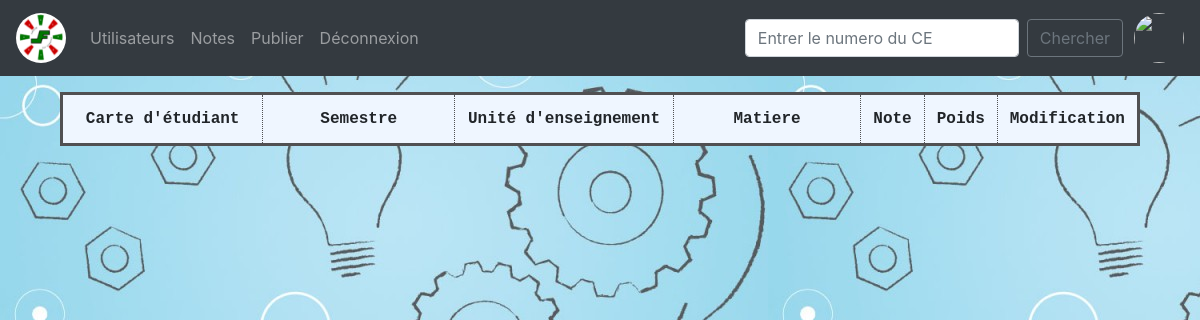
Before: /shownote/ (signed in) with the older database file.
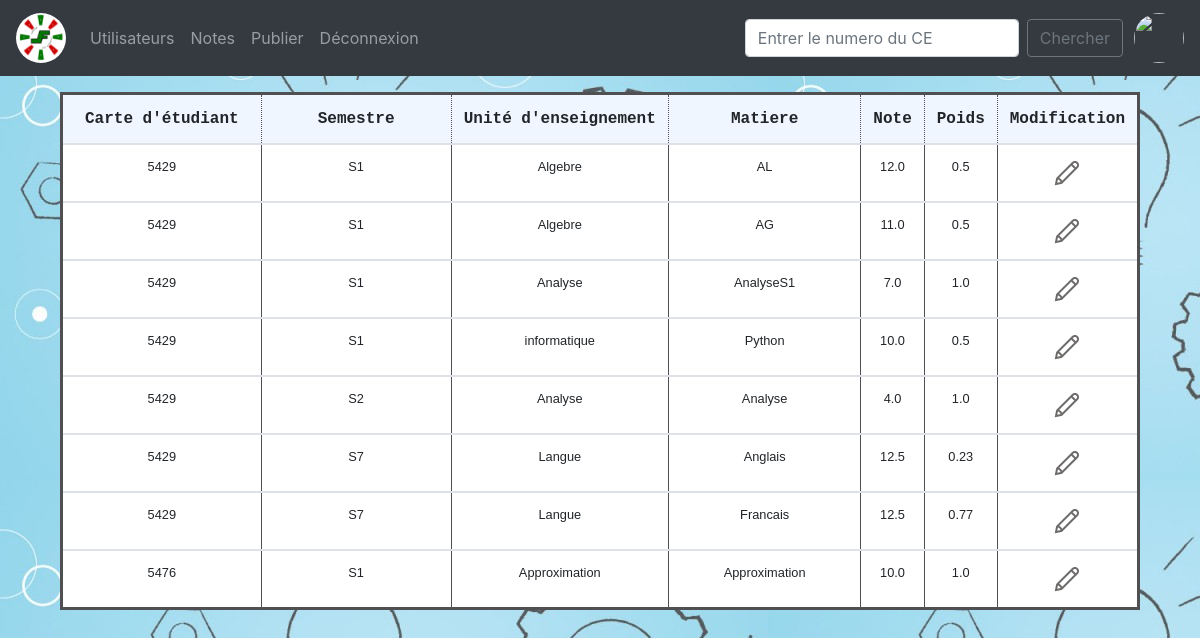
After: the same page with the newer database file.
### blog/models.py (models this page shows, shortened)
class Note_User(models.Model):
    Semestre = models.CharField(max_length=3, choices = semestre, null=True)
    Nom_UE = models.CharField(max_length = 20, verbose_name = "Unité d'enseignement",null=True)
    Nom_Mat = models.CharField(max_length = 30, verbose_name = "Matieres",null=True)
    Note = models.FloatField(max_length = 10, verbose_name = "Note",null=True)
    Poids_Mat = models.FloatField(max_length = 10, verbose_name = "Poids Matieres", null = True)
    Validation_UE = models.BooleanField(default = False)
    Validation_Semestre = models.BooleanField(default = False)
    Us = models.ForeignKey(User, on_delete=models.CASCADE, verbose_name="L'étudiant")

### blog/views.py (the view)
# urls.py: path('shownote/', Shownote),
@login_required(login_url = '../login/')
def Shownote(request):
    if request.user.is_staff:
        user_notes = Note_User.objects.all().order_by('Us', 'Semestre')
        if request.method == "POST":
            rech = request.POST['rech']
            user_notes = Note_User.objects.filter(Us__username__icontains = f"{rech}").order_by('Semestre')
            return render(request, 'blog/admin/shownote.html', locals())
        else:
            return render(request, 'blog/admin/shownote.html', locals())
    else:
        return redirect(main)

### blog/templates/blog/admin/shownote.html (shortened to what this page needs)
{% extends 'blog/signup.html' %}
{% load static %}
{% block 'css' %}
    <link rel="stylesheet" href="{% static 'css/note.css' %}">
    <link rel="stylesheet" href="{% static 'css/signup.css' %}">
{% endblock %}
{% block 'navbar' %}
<nav class="navbar navbar-expand-md navbar-dark bg-dark">
      <a class="navbar-brand" href="#"><img src="{% static 'images/FAC.PNG' %}" alt="Logo Sciences" class="rounded-circle" style="width: 50px; height: 50px;"></a>
      <div class="collapse navbar-collapse" id="navbarCollapse">
        <ul class="navbar-nav mr-auto">
          <li class="nav-item">
            <a class="nav-link" href="../showuser">Utilisateurs</a>
          </li>
          <li class="nav-item">
            <a class="nav-link" href="../shownote">Notes</a>
          </li>
          <li class="nav-item">
            <a class="nav-link" href="../publier">Publier</a>
          </li>
          <li class="nav-item">
            <a class="nav-link" href="../logout">Déconnexion</a>
          </li>
        </ul>
        <form class="form-inline mt-2 mt-md-0" method="POST">
          <input class="form-control mr-sm-2" type="text" placeholder="Entrer le numero du CE" aria-label="Search" name="rech">
          <button class="btn btn-outline-secondary my-2 my-sm-0" type="submit" value="Rechercher">Chercher</button>
        </form>
        <div class="form-inline mt-2 mt-md-0" style="margin-left: 1%;">
          <span><img src="{{request.user.profil.avatar.url}}"  style="width: 50px; height: 50px;" class="rounded-circle"></span>
        </div>
      </div>
</nav>
{% endblock %}
{% block 'formulaire' %}
  <div style="display: inline;">
    <div class="table-responsive-md">
      <table class="table">
        <thead>
          <tr>
            <th>Carte d'étudiant</th>
            <th>Semestre</th>
            <th>Unité d'enseignement</th>
            <th>Matiere</th>
            <th>Note</th>
            <th>Poids</th>
            <th>Modification</th>
          </tr>
        </thead>
        {% for i in user_notes %}
        <tbody>
          <tr>
              <td>{{i.Us}}</a></td>
              <td>{{i.Semestre}}</td>
              <td>{{i.Nom_UE}}</td>
              <td>{{i.Nom_Mat}}</td>
              <td>{{i.Note}}</td>
              <td>{{i.Poids_Mat}}</td>
              <td><a href="{% url 'editnote' i.id %}"><img src="{% static 'images/edit_32px.png'%}" alt=""></a></td>
          </tr>
        </tbody>
        {% endfor %}
      </table>
    </div>
  </div>
{% endblock %}

### blog/templates/blog/signup.html (shortened to what this page needs)
{% load static %}
<!Doctype html>
<html lang="fr">
  {% block 'head' %}
  <head>
    <link rel="stylesheet" href="{% static 'node_modules/bootstrap/dist/css/bootstrap.css' %}">
    {% block 'css' %}<link rel="stylesheet" href="{% static 'css/signup.css' %}">{% endblock %}
  </head>
  {% endblock %}
  <body style="background-image: url('../static/images/SpringBreak-CSTM.jpg');">
    {% block 'corps' %}
    {% block 'navbar' %}
    {% endblock %}
    <main role="main" class="container">
    <div class="container">
        {% block 'formulaire' %}{% endblock %}
    </div>
    </main>
    {% endblock %}
  </body>
</html>

### blog/static/css/note.css (style rules this page uses)
table { border:3px solid #505052; border-collapse:collapse; width:90%; margin:auto; text-align: center; }
thead, tfoot { background-color:#3a676d; background-image:url(sky.jpg); border:1px solid #505052; }
tbody { background-color:#FFFFFF; border:1px solid #505052; }
th { font-family:monospace; border:1px dotted #505052; padding:5px; background-color:#EFF6FF; width:25%; }
td { font-family:sans-serif; font-size:80%; border:1px solid #505052; padding:5px; }

Changed rows visible on the page:
added Note_User: Us "5429", Semestre "S1", Nom_UE "Algebre", Nom_Mat "AL", Note "12.0", Poids_Mat "0.5"
added Note_User: Us "5429", Semestre "S1", Nom_UE "Algebre", Nom_Mat "AG", Note "11.0", Poids_Mat "0.5"
added Note_User: Us "5429", Semestre "S1", Nom_UE "Analyse", Nom_Mat "AnalyseS1", Note "7.0", Poids_Mat "1.0"
added Note_User: Us "5429", Semestre "S1", Nom_UE "informatique", Nom_Mat "Python", Note "10.0", Poids_Mat "0.5"
added Note_User: Us "5429", Semestre "S2", Nom_UE "Analyse", Nom_Mat "Analyse", Note "4.0", Poids_Mat "1.0"
added Note_User: Us "5429", Semestre "S7", Nom_UE "Langue", Nom_Mat "Anglais", Note "12.5", Poids_Mat "0.23"
added Note_User: Us "5429", Semestre "S7", Nom_UE "Langue", Nom_Mat "Francais", Note "12.5", Poids_Mat "0.77"
added Note_User: Us "5476", Semestre "S1", Nom_UE "Approximation", Nom_Mat "Approximation", Note "10.0", Poids_Mat "1.0"
